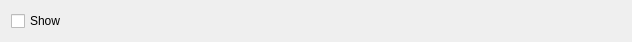
<?xml version="1.0" encoding="UTF-8"?>
<ui version="4.0">
 <class>PlotLegendConfigWidget</class>
 <widget class="QWidget" name="PlotLegendConfigWidget">
  <property name="geometry">
   <rect>
    <x>0</x>
    <y>0</y>
    <width>632</width>
    <height>29</height>
   </rect>
  </property>
  <property name="windowTitle">
   <string>Form</string>
  </property>
  <layout class="QGridLayout" name="gridLayout">
   <item row="0" column="0">
    <widget class="QCheckBox" name="checkBoxVisible">
     <property name="toolTip">
      <string>Show/hide legend</string>
     </property>
     <property name="text">
      <string>Show</string>
     </property>
    </widget>
   </item>
  </layout>
 </widget>
 <resources/>
 <connections/>
</ui>
